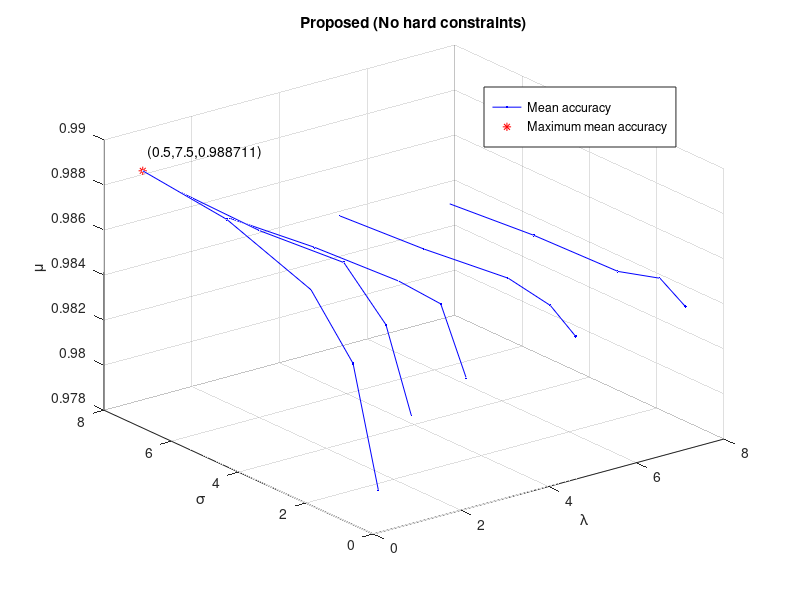
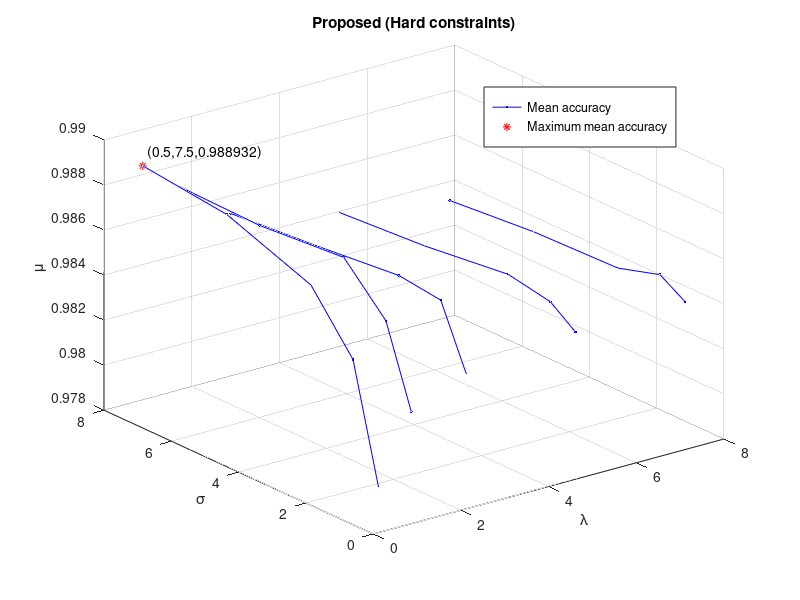
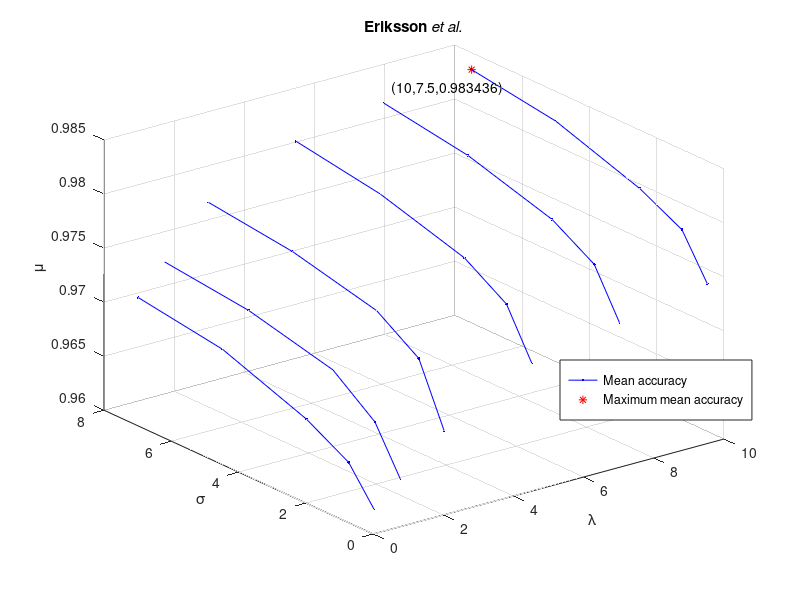
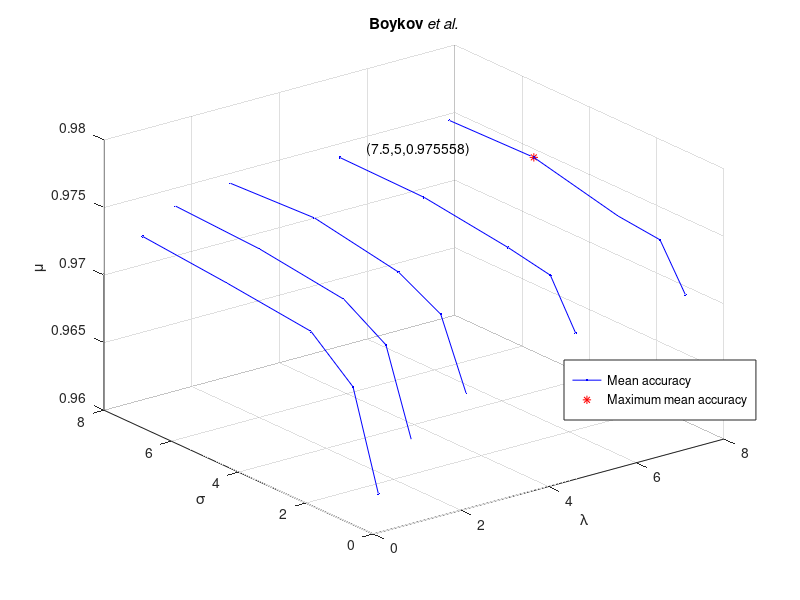

Write the MATLAB code that produced these figures, in order.
clc
clear
close all

l = 1:5;
lambda = [0.5, 1.25, 2.5, 5, 7.5];
s = [0.5, 1.25, 2.5, 5, 7.5];

uR = [0.979355,0.984451,0.986865,0.988269,0.988711];
for i=1:5
    l(i)=lambda(1);
end
figure
plot3(l,s,uR,'.-b');
xlabel('\lambda');
ylabel('\sigma');
zlabel('\mu');
title('Proposed (No hard constraints)');
grid on
hold on
plot3([0.5],[7.5],[0.988711],'*r');
text(0.6,7.5,0.9895,'(0.5,7.5,0.988711)');

uR = [0.982282,0.985774,0.987676,0.987373,0.987470];
for i=1:5
    l(i)=lambda(2);
end
plot3(l,s,uR,'.-b');

uR = [0.983296,0.986041,0.986196,0.985977,0.985540];
for i=1:5
    l(i)=lambda(3);
end
plot3(l,s,uR,'.-b');

uR = [0.983798,0.984652,0.985003,0.984578,0.984332];
for i=1:5
    l(i)=lambda(4);
end
plot3(l,s,uR,'.-b');

uR = [0.983810,0.984543,0.983988,0.983874,0.983554];
for i=1:5
    l(i)=lambda(5);
end
plot3(l,s,uR,'.-b');

rect = [0.605 0.755 0.2 0.1]; % position of legend
l=legend('Mean accuracy','Maximum mean accuracy');
set(l,'Position',rect);
hold off


%%%%%%%%%%%%%%%%%%%%%%%%%%%%%%%%%%%%%%%%%%%%%%%%%%%%%%%%%%%%%%%%%%%%%%%%%%%%%%%%%%%%%%%%%%%%
%%%%%%%%%%%%%%%%%%%%%%%%%%%%%%%%%%%%%%%%%%%%%%%%%%%%%%%%%%%%%%%%%%%%%%%%%%%%%%%%%%%%%%%%%%%%
%%%%%%%%%%%%%%%%%%%%%%%%%%%%%%%%%%%%%%%%%%%%%%%%%%%%%%%%%%%%%%%%%%%%%%%%%%%%%%%%%%%%%%%%%%%%
%%%%%%%%%%%%%%%%%%%%%%%%%%%%%%%%%%%%%%%%%%%%%%%%%%%%%%%%%%%%%%%%%%%%%%%%%%%%%%%%%%%%%%%%%%%%

l = 1:5;
lambda = [0.5, 1.25, 2.5, 5, 7.5];
s = [0.5, 1.25, 2.5, 5, 7.5];

uR = [0.979523,0.984622,0.987073,0.988487,0.988932];
for i=1:5
    l(i)=lambda(1);
end
figure
plot3(l,s,uR,'.-b');
xlabel('\lambda');
ylabel('\sigma');
zlabel('\mu');
title('Proposed (Hard constraints)');
grid on
hold on
plot3([0.5],[7.5],[0.988932],'*r');
text(0.6,7.5,0.9895,'(0.5,7.5,0.988932)');

uR = [0.982442,0.985949,0.987905,0.987605,0.987696];
for i=1:5
    l(i)=lambda(2);
end
plot3(l,s,uR,'.-b');

uR = [0.983482,0.986209,0.986448,0.986074,0.985766];
for i=1:5
    l(i)=lambda(3);
end
plot3(l,s,uR,'.-b');

uR = [0.983981,0.984818,0.985174,0.984729,0.984477];
for i=1:5
    l(i)=lambda(4);
end
plot3(l,s,uR,'.-b');

uR = [0.984009,0.984703,0.984136,0.984029,0.983704];
for i=1:5
    l(i)=lambda(5);
end
plot3(l,s,uR,'.-b');

rect = [0.605 0.755 0.2 0.1]; % position of legend
l=legend('Mean accuracy','Maximum mean accuracy');
set(l,'Position',rect);
hold off

%%%%%%%%%%%%%%%%%%%%%%%%%%%%%%%%%%%%%%%%%%%%%%%%%%%%%%%%%%%%%%%%%%%%%%%%%%%%%%%%%%%%%%%%%%%%
%%%%%%%%%%%%%%%%%%%%%%%%%%%%%%%%%%%%%%%%%%%%%%%%%%%%%%%%%%%%%%%%%%%%%%%%%%%%%%%%%%%%%%%%%%%%
%%%%%%%%%%%%%%%%%%%%%%%%%%%%%%%%%%%%%%%%%%%%%%%%%%%%%%%%%%%%%%%%%%%%%%%%%%%%%%%%%%%%%%%%%%%%
%%%%%%%%%%%%%%%%%%%%%%%%%%%%%%%%%%%%%%%%%%%%%%%%%%%%%%%%%%%%%%%%%%%%%%%%%%%%%%%%%%%%%%%%%%%%

l = 1:5;
lambda = [0.5, 1.25, 2.5, 5, 7.5,10];
s = [0.5, 1.25, 2.5, 5, 7.5];

uR = [0.961154,0.964396,0.966596,0.969495,0.970691];
for i=1:5
    l(i)=lambda(1);
end
figure
plot3(l,s,uR,'.-b');
xlabel('\lambda');
ylabel('\sigma');
zlabel('\mu');
title('Eriksson \it{et al.}');
grid on
hold on
plot3([10],[7.5],[0.983436],'*r');
text(5.5,5.2,0.989,'(10,7.5,0.983436)');

uR = [0.963300,0.967473,0.970507,0.972420,0.973335];
for i=1:5
    l(i)=lambda(2);
end
plot3(l,s,uR,'.-b');

uR = [0.966660,0.972252,0.974879,0.976766,0.977747];
for i=1:5
    l(i)=lambda(3);
end
plot3(l,s,uR,'.-b');

uR = [0.970696,0.975080,0.977570,0.979897,0.981193];
for i=1:5
    l(i)=lambda(4);
end
plot3(l,s,uR,'.-b');

uR = [0.972247,0.976570,0.978925,0.981265,0.982529];
for i=1:5
    l(i)=lambda(5);
end
plot3(l,s,uR,'.-b');

uR = [0.973674,0.977577,0.979584,0.982254,0.983436];
for i=1:5
    l(i)=lambda(6);
end
plot3(l,s,uR,'.-b');

rect = [0.7 0.3 0.2 0.1]; % position of legend
l=legend('Mean accuracy','Maximum mean accuracy');
set(l,'Position',rect);
hold off

%%%%%%%%%%%%%%%%%%%%%%%%%%%%%%%%%%%%%%%%%%%%%%%%%%%%%%%%%%%%%%%%%%%%%%%%%%%%%%%%%%%%%%%%%%%%
%%%%%%%%%%%%%%%%%%%%%%%%%%%%%%%%%%%%%%%%%%%%%%%%%%%%%%%%%%%%%%%%%%%%%%%%%%%%%%%%%%%%%%%%%%%%
%%%%%%%%%%%%%%%%%%%%%%%%%%%%%%%%%%%%%%%%%%%%%%%%%%%%%%%%%%%%%%%%%%%%%%%%%%%%%%%%%%%%%%%%%%%%
%%%%%%%%%%%%%%%%%%%%%%%%%%%%%%%%%%%%%%%%%%%%%%%%%%%%%%%%%%%%%%%%%%%%%%%%%%%%%%%%%%%%%%%%%%%%

l = 1:5;
lambda = [0.5, 1.25, 2.5, 5, 7.5];
s = [0.5, 1.25, 2.5, 5, 7.5];

uR = [0.961988,0.969015,0.971695,0.972412,0.972992];
for i=1:5
    l(i)=lambda(1);
end
figure
plot3(l,s,uR,'.-b');
xlabel('\lambda');
ylabel('\sigma');
zlabel('\mu');
title('Boykov \it{et al.}');
grid on
hold on
plot3([7.5],[5],[0.975558],'*r');
text(5.6,7.5,0.975,'(7.5,5,0.975558)');

uR = [0.965345,0.971466,0.973411,0.974266,0.974579];
for i=1:5
    l(i)=lambda(2);
end
plot3(l,s,uR,'.-b');

uR = [0.967674,0.972634,0.974314,0.975466,0.975171];
for i=1:5
    l(i)=lambda(3);
end
plot3(l,s,uR,'.-b');

uR = [0.969905,0.973325,0.973935,0.974792,0.974874];
for i=1:5
    l(i)=lambda(4);
end
plot3(l,s,uR,'.-b');

uR = [0.970569,0.973750,0.974086,0.975558,0.975418];
for i=1:5
    l(i)=lambda(5);
end
plot3(l,s,uR,'.-b');

rect = [0.705 0.3 0.2 0.1]; % position of legend
l=legend('Mean accuracy','Maximum mean accuracy');
set(l,'Position',rect);
hold off